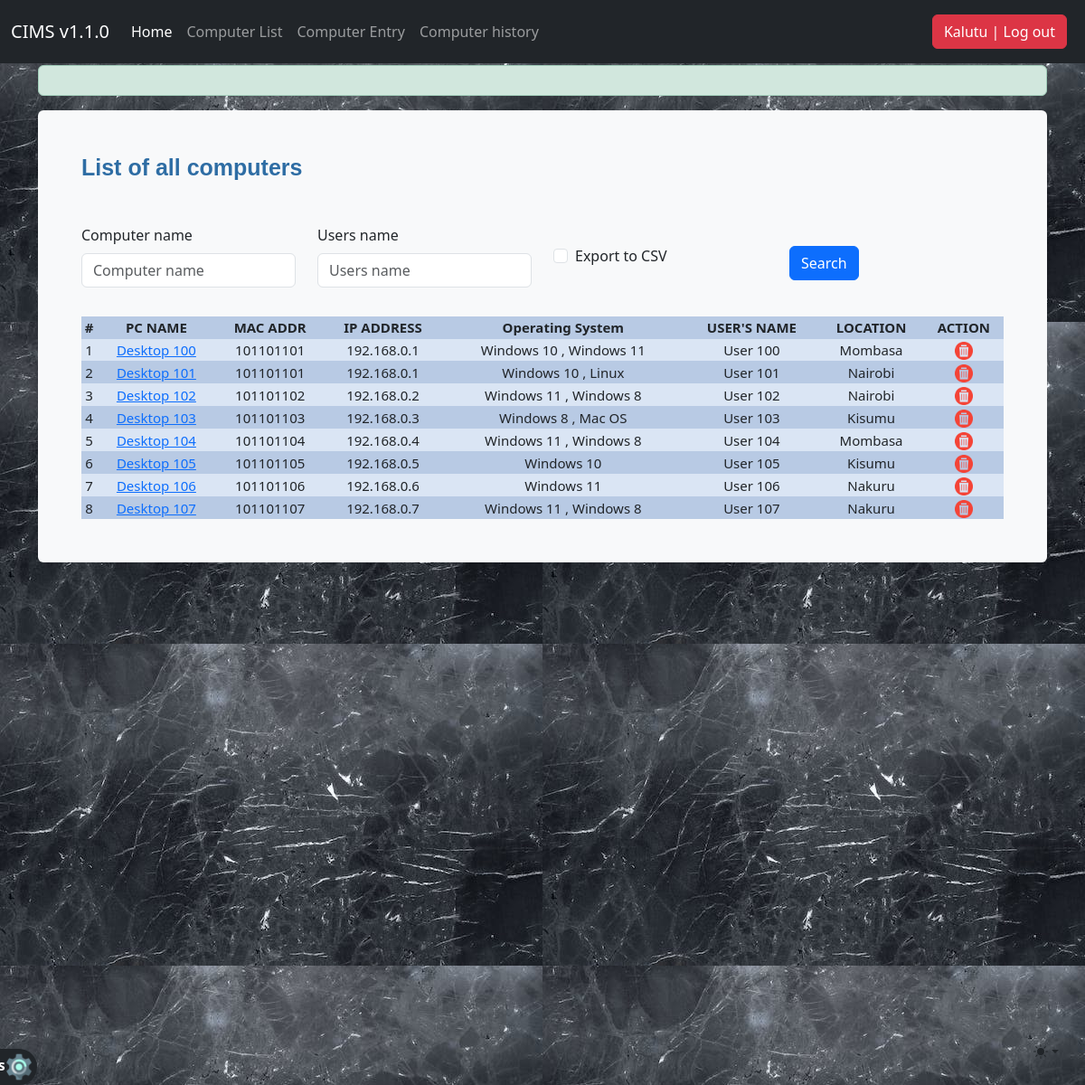
/computer_list/ (signed in), run on the app's committed database.
### djangoapp/models.py (models this page shows, shortened)
class Computer(models.Model):
    computer_name = models.CharField(max_length=30, blank=True, null=True)
    IP_address = models.CharField(max_length=30)
    MAC_address = models.CharField(max_length=30)
    timestamp = models.DateField(auto_now_add = True, auto_now = False, blank=True)
    operating_system = models.ManyToManyField(Operating_system, blank=True)
    users_name = models.CharField(max_length=30, blank=True, null=True)
    location = models.CharField(max_length=30)
    purchase_date = models.DateField("Purchase mm-dd-yy",auto_now_add = False, auto_now = False, blank=True, null=True)
    export_to_CSV = models.BooleanField(default=False)

class Operating_system(models.Model):
    operating_system = models.CharField(max_length=30, blank=True)

### djangoapp/views.py (the view, shortened to what this page needs)
# urls.py: path('computer_list/', computer_list, name='computer_list'),
def computer_list(request):
    title = "List of all computers"
    form = ComputerSearchForm(request.POST or None)
    if request.method == 'POST':
        queryset = Computer.objects.all().order_by('-timestamp').filter(computer_name__icontains=form['computer_name'].value(), users_name__icontains=form['users_name'].value())
    else:
        queryset = Computer.objects.all()
    context = {
        "title": title,
        "queryset": queryset,
        "form": form,
    }
    return render(request, "computer_list.html", context)

### djangoapp/forms.py
class ComputerSearchForm(forms.ModelForm):
    class Meta:
        model = Computer
        fields = ['computer_name', 'users_name', 'export_to_CSV']

### djangoapp/templates/computer_list.html (shortened to what this page needs)
{% extends "header.html" %}
{% load static %}
{% load bootstrap5 %}
{% block header %}
<link rel="stylesheet" href="http://127.0.0.1:8000/static/css/bootstrap.min.css">
<link rel="stylesheet" href="http://127.0.0.1:8000/static/css/navbar-fixed.css">
<link rel="stylesheet" href="http://127.0.0.1:8000/static/css/stylesheet.css">
<main class="container">
  {%if request.user.is_authenticated%}
  <div class="alert alert-success">
  </div>
  <div class="bg-body-tertiary p-5 rounded">
    <h1 class="title mb-5"> {{ title }}</h1>
    <div class="row mb-3">
      <form method="post" action="" class="pr-4">
          <div class="row align-items-center">
              {% for field in form %}
              <div class="col-sm-3">
                  {% bootstrap_field field %}
              </div>
              {% if field.name == 'export_to_CSV' %}
              <div class="col-sm-3 ml-auto">
                  <input class="btn btn-primary" type="submit" value="Search" />
              </div>
              {% endif %}
              {% endfor %}
          </div>
      </form>
    </div>
    <table>
        <tr>
            <th>#</th>
            <th>PC NAME</th>
            <th>MAC ADDR</th>
            <th>IP ADDRESS</th>
            <th>Operating System</th>
            <th>USER'S NAME</th>
            <th>LOCATION</th>
            <th>ACTION</th>
        </tr>
        {% for instance in queryset %}
        <tr>
          <td>{{ forloop.counter }}</td>
          {% if perms.djangoapp.change_computer %}
          <td><a href="{% url 'computer_edit' id=instance.id %}" data-toggle="tooltip" title="edit this item">{{ instance.computer_name }}</a></td>
          {%else%}
          <td>{{ instance.computer_name }}</td>
          {%endif%}
          <td>{{ instance.MAC_address }}</td>
          <td>{{ instance.IP_address }}</td>
          <td>
              {% for os in instance.operating_system.all %}
                  {{ os.operating_system }}
                  {% if not forloop.last %}, {% endif %}
              {% endfor %}
          </td>
          <td>{{ instance.users_name }}</td>
          <td>{{ instance.location }}</td>
          {% if perms.djangoapp.delete_computer %}
            <td><a href="{% url 'computer_delete' id=instance.id %}" data-toggle="tooltip" title="delete this item"><img style="height: 20px;" src="{% static 'img/del.png' %}"></a></td>
            {%else%}
            <td><img style="height: 20px;" src="{% static 'img/del.png' %}"></td>
          {% endif %}
        </tr>
        {% endfor %}
    </table>
  </div>
  {%else%}
  <p>Log in <a href="/accounts/login">here</a></p>
  {%endif%}
</main>
{% endblock header %}

### djangoapp/templates/header.html (shortened to what this page needs)
{% load static %}
{% load bootstrap5 %}
<!doctype html>
<html lang="en" data-bs-theme="auto">
  <head><script src="{% static 'js/color-modes.js' %}"></script>
    <link rel="stylesheet" href="https://cdn.jsdelivr.net/npm/@docsearch/css@3">
    <link href="{% static 'css/bootstrap.min.css' %}" rel="stylesheet">
    <link href="{% static 'css/stylesheet.css' %}" rel="stylesheet">
    <link href="{% static 'css/navbar-fixed.css' %}" rel="stylesheet">
  </head>
  <body>
    <div class="dropdown position-fixed bottom-0 end-0 mb-3 me-3 bd-mode-toggle">
        <button class="btn btn-bd-primary py-2 dropdown-toggle d-flex align-items-center"
              id="bd-theme"
              type="button"
              aria-expanded="false"
              data-bs-toggle="dropdown"
              aria-label="Toggle theme (auto)">
            <svg class="bi my-1 theme-icon-active" width="1em" height="1em"><use href="#circle-half"></use></svg>
        </button>
    </div>
    {% include 'navbar.html' %}
    {% block header %}
    {% endblock header %}
  </body>
</html>

### djangoapp/templates/navbar.html (shortened to what this page needs)
{% load static %}
<head>
  <link href="{% static 'css/stylesheet.css' %}" rel="stylesheet">
</head>
<nav class="navbar navbar-expand-md navbar-dark fixed-top bg-dark">
    <div class="container-fluid">
      <a class="navbar-brand" href="/">CIMS v1.1.0</a>
      <div class="collapse navbar-collapse" id="navbarCollapse">
        {%if request.user.is_authenticated%}
        <ul class="navbar-nav me-auto mb-2 mb-md-0">
          <li class="nav-item">
            <a class="nav-link active" aria-current="page" href="/">Home</a>
          </li>
          <li class="nav-item">
            <a class="nav-link" href="/computer_list">Computer List</a>
          </li>
          <li class="nav-item">
            <a class="nav-link" href="/computer_entry">Computer Entry</a>
          </li>
          <li class="nav-item">
            <a class="nav-link" href="/computerhistory_list">Computer history</a>
          </li>
        </ul>
        {%endif%}
        <ul class="navbar-nav ml-auto mb-2 mb-md-0 logout-menu">
          <li class="nav-item">
            {%if request.user.is_authenticated%}
            <a class="nav-link" href="/accounts/logout/"><button class="btn btn-danger">{{user}} | Log out</button></a>
          </li>
        </ul>
        {%else%}
        <ul class="navbar-nav ml-auto">
          <li>
            <a class="nav-link me-0" href="/accounts/login/"><button class="btn btn-success">Log in</button></a>
            {%endif%}
      </div>
    </div>
  </nav>
{% if request.user.is_authenticated %}
      <a href="/settings">
        <div id="settings">
              Settings<img style="height: 30px;" src="/static/img/settings.png">
        </div>
      </a>
{% endif %}

### djangoapp/static/css/stylesheet.css (style rules this page uses)
body { background-image: url(../img/bg.jpeg); }
.title { font-family: helvetica; font-weight: bold; font-size: 25px; color: #2e6da4; text-align: left; }
table { width: 100%; text-align: center; font-size: 15px; }
table tr:nth-child(odd) { background: #B8CAE4 }
table tr:nth-child(even) { background: #dae5f4 }
#settings { background-color: #212529; color: white; text-align: center; display: inline; font-weight: bolder; padding-top: 5px; padding-bottom: 5px; padding-left: 20px; padding-right: 5px; position: fixed; bottom: 0px; left: -80px; z-index: 3000; border-top-right-radius: 20px; border-bottom-right-radius: 20px; }

### djangoapp/static/css/navbar-fixed.css (style rules this page uses)
body { min-height: 75rem; padding-top: 4.5rem; }

### djangoapp/templates/header.html (style rules this page uses)
.bi { vertical-align: -.125em; fill: currentColor; }
.btn-bd-primary { --bd-violet-bg: #712cf9; --bd-violet-rgb: 112.520718, 44.062154, 249.437846; --bs-btn-font-weight: 600; --bs-btn-color: var(--bs-white); --bs-btn-bg: var(--bd-violet-bg); --bs-btn-border-color: var(--bd-violet-bg); --bs-btn-hover-color: var(--bs-white); --bs-btn-hover-bg: #6528e0; --bs-btn-hover-border-color: #6528e0; --bs-btn-focus-shadow-rgb: var(--bd-violet-rgb); --bs-btn-active-color: var(--bs-btn-hover-color); --bs-btn-active-bg: #5a23c8; --bs-btn-active-border-color: #5a23c8; }
.bd-mode-toggle { z-index: 1500; }

### data on the page
Computer: computer_name "Desktop 100", MAC_address "101101101", IP_address "192.168.0.1", users_name "User 100", location "Mombasa"
Operating_system: operating_system "Windows 10"
Operating_system: operating_system "Windows 11"
Computer: computer_name "Desktop 101", MAC_address "101101101", IP_address "192.168.0.1", users_name "User 101", location "Nairobi"
Operating_system: operating_system "Linux"
Computer: computer_name "Desktop 102", MAC_address "101101102", IP_address "192.168.0.2", users_name "User 102", location "Nairobi"
Operating_system: operating_system "Windows 8"
Computer: computer_name "Desktop 103", MAC_address "101101103", IP_address "192.168.0.3", users_name "User 103", location "Kisumu"
Operating_system: operating_system "Mac OS"
Computer: computer_name "Desktop 104", MAC_address "101101104", IP_address "192.168.0.4", users_name "User 104", location "Mombasa"
Computer: computer_name "Desktop 105", MAC_address "101101105", IP_address "192.168.0.5", users_name "User 105", location "Kisumu"
Computer: computer_name "Desktop 106", MAC_address "101101106", IP_address "192.168.0.6", users_name "User 106", location "Nakuru"
Computer: computer_name "Desktop 107", MAC_address "101101107", IP_address "192.168.0.7", users_name "User 107", location "Nakuru"

### other printed values
{{ user }} "Kalutu"
{{ title }} "List of all computers"
